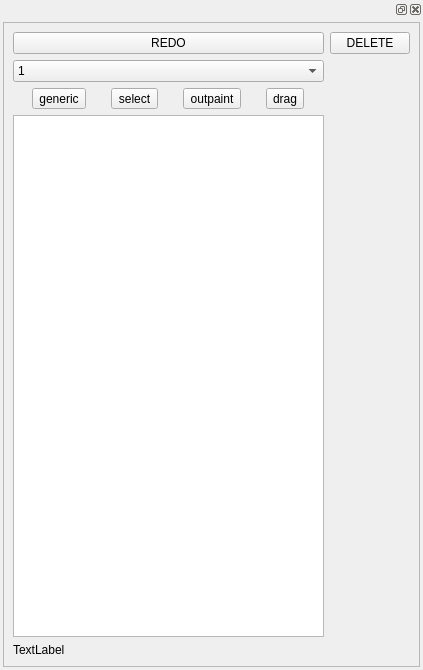
<?xml version="1.0" encoding="UTF-8"?>
<ui version="4.0">
 <class>Form</class>
 <widget class="QWidget" name="Form">
  <property name="geometry">
   <rect>
    <x>0</x>
    <y>0</y>
    <width>423</width>
    <height>670</height>
   </rect>
  </property>
  <property name="windowTitle">
   <string>Form</string>
  </property>
  <layout class="QGridLayout" name="gridLayout">
   <property name="leftMargin">
    <number>0</number>
   </property>
   <property name="topMargin">
    <number>0</number>
   </property>
   <property name="rightMargin">
    <number>0</number>
   </property>
   <property name="bottomMargin">
    <number>0</number>
   </property>
   <item row="0" column="0">
    <widget class="QDockWidget" name="dockWidget">
     <widget class="QWidget" name="dockWidgetContents">
      <layout class="QVBoxLayout" name="verticalLayout">
       <property name="spacing">
        <number>0</number>
       </property>
       <property name="leftMargin">
        <number>3</number>
       </property>
       <property name="topMargin">
        <number>3</number>
       </property>
       <property name="rightMargin">
        <number>3</number>
       </property>
       <property name="bottomMargin">
        <number>3</number>
       </property>
       <item>
        <widget class="QScrollArea" name="scrollArea">
         <property name="widgetResizable">
          <bool>true</bool>
         </property>
         <widget class="QWidget" name="scrollAreaWidgetContents">
          <property name="geometry">
           <rect>
            <x>0</x>
            <y>0</y>
            <width>415</width>
            <height>640</height>
           </rect>
          </property>
          <layout class="QGridLayout" name="gridLayout_2">
           <item row="1" column="0">
            <widget class="QComboBox" name="rendermode">
             <item>
              <property name="text">
               <string>1</string>
              </property>
             </item>
             <item>
              <property name="text">
               <string>2</string>
              </property>
             </item>
             <item>
              <property name="text">
               <string>3</string>
              </property>
             </item>
             <item>
              <property name="text">
               <string>4</string>
              </property>
             </item>
             <item>
              <property name="text">
               <string>5</string>
              </property>
             </item>
             <item>
              <property name="text">
               <string>6</string>
              </property>
             </item>
             <item>
              <property name="text">
               <string>7</string>
              </property>
             </item>
             <item>
              <property name="text">
               <string>8</string>
              </property>
             </item>
             <item>
              <property name="text">
               <string>9</string>
              </property>
             </item>
             <item>
              <property name="text">
               <string>10</string>
              </property>
             </item>
            </widget>
           </item>
           <item row="8" column="0">
            <widget class="QLabel" name="label">
             <property name="text">
              <string>TextLabel</string>
             </property>
            </widget>
           </item>
           <item row="0" column="0">
            <widget class="QPushButton" name="pushButton">
             <property name="text">
              <string>REDO</string>
             </property>
            </widget>
           </item>
           <item row="0" column="3">
            <widget class="QPushButton" name="pushButton_2">
             <property name="text">
              <string>DELETE</string>
             </property>
            </widget>
           </item>
           <item row="7" column="0">
            <widget class="QListWidget" name="listWidget"/>
           </item>
           <item row="4" column="0">
            <layout class="QGridLayout" name="gridLayout_3">
             <item row="0" column="2">
              <widget class="QToolButton" name="outpaintButton">
               <property name="text">
                <string>outpaint</string>
               </property>
              </widget>
             </item>
             <item row="0" column="1">
              <widget class="QToolButton" name="selectButton">
               <property name="text">
                <string>select</string>
               </property>
              </widget>
             </item>
             <item row="0" column="0">
              <widget class="QToolButton" name="genericButton">
               <property name="text">
                <string>generic</string>
               </property>
              </widget>
             </item>
             <item row="0" column="3">
              <widget class="QToolButton" name="dragButton">
               <property name="text">
                <string>drag</string>
               </property>
              </widget>
             </item>
            </layout>
           </item>
          </layout>
         </widget>
        </widget>
       </item>
      </layout>
     </widget>
    </widget>
   </item>
  </layout>
 </widget>
 <resources/>
 <connections/>
</ui>
